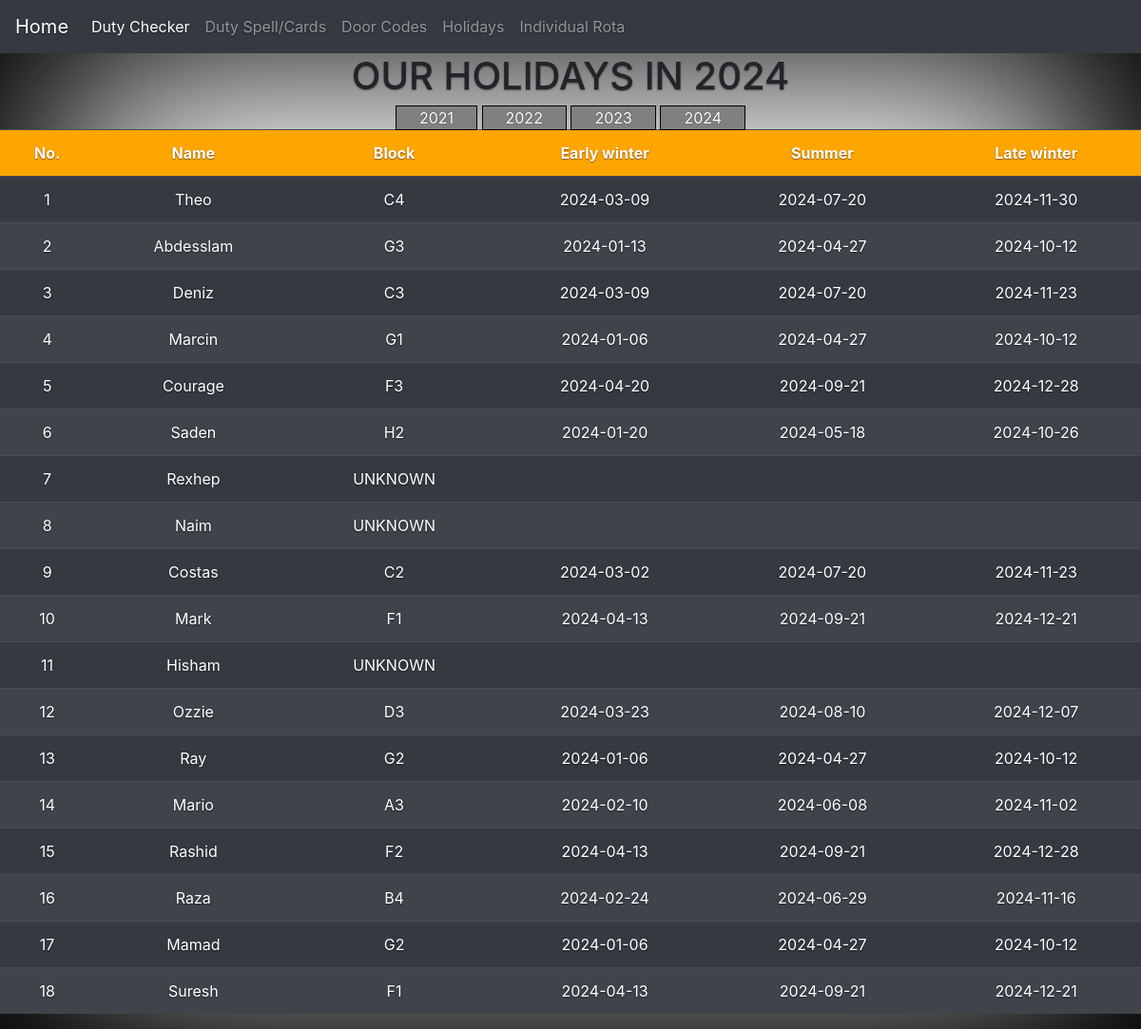
The page /holidays/2024 on the database its author committed.
### tables this page shows
CREATE TABLE "drivers" (
	"rota_line"	INTEGER UNIQUE,
	"first"	TEXT,
	"last"	TEXT,
	"hol_block"	TEXT,
	PRIMARY KEY("rota_line"),
	FOREIGN KEY("hol_block") REFERENCES "early_winter"("block")
);

CREATE TABLE "early_winter" (
	"block"	TEXT,
	"2021"	NUMERIC,
	"2022"	NUMERIC,
	"2023"	NUMERIC,
	"2024"	NUMERIC,
	"summer_id"	TEXT,
	FOREIGN KEY("block") REFERENCES "late_winter"("block"),
	FOREIGN KEY("summer_id") REFERENCES "summer"("block"),
	PRIMARY KEY("block")
);

### flask_app.py (the view)
@app.route("/holidays/<year>")
def holidays(year):
    if year not in ('2021', '2022', '2023', '2024'):
        year = '2021'
    year = str(year)
    early = f"e.'{year}'"
    summer = f"s.'{year}'"
    late = f"l.'{year}'"
    c.execute(f'''SELECT d.rota_line, d.first, e.block, {early}, {summer}, {late}
    			 FROM early_winter AS e INNER JOIN summer AS s ON s.block = e.summer_id
    			 INNER JOIN late_winter AS l ON l.block = e.block
                 JOIN drivers AS d ON d.hol_block = e.block
    			 ORDER BY d.rota_line''')
    datas = c.fetchall()
    return render_template("holidays.html", datas=datas, year=year)

### templates/holidays.html
{% extends "layout.html" %}
{% block content %}
<div class="subpage">
 <h1>OUR HOLIDAYS IN {{ year }}</h1>
    <span>
        <a href="/holidays/2021">2021</a>
        <a href="/holidays/2022">2022</a>
        <a href="/holidays/2023">2023</a>
        <a href="/holidays/2024">2024</a>
    </span>
    <div class="table-responsive">
    <table class="table table-striped table-dark">
        <tr id="code-hol-head">
            <th>No.</th>
            <th>Name</th>
            <th>Block</th>
            <th>Early winter</th>
            <th>Summer</th>
            <th>Late winter</th>
        </tr>
        {% for i in range(0, 18)%}
        <tr>
            <td>{{ datas[i][0] }}</td>
            <td>{{ datas[i][1] }}</td>
            <td>{{ datas[i][2] }}</td>
            <td>{{ datas[i][3] }}</td>
            <td>{{ datas[i][4] }}</td>
            <td>{{ datas[i][5] }}</td>
        </tr>
        {% endfor %}
    </table>
    </div>
</div>
{% endblock content %}

### static/css/style.css (style rules this page uses)
html, body { text-align: center; text-shadow: 0 .05rem .1rem rgba(0, 0, 0, .5); box-shadow: inset 0 0 20rem rgba(0, 0, 0, 1); }
.subpage { text-align: center; }
div.subpage a { background-color: grey; color: white; padding: .1em 1.5em; text-decoration: none; border: .05rem solid black; }
#code-hol-head { background-color: orange; }

### rows shown on the page
drivers: rota_line "1", first "Theo"
early_winter: block "C4"
drivers: rota_line "2", first "Abdesslam"
early_winter: block "G3"
drivers: rota_line "3", first "Deniz"
early_winter: block "C3"
drivers: rota_line "4", first "Marcin"
early_winter: block "G1"
drivers: rota_line "5", first "Courage"
early_winter: block "F3"
drivers: rota_line "6", first "Saden"
early_winter: block "H2"
drivers: rota_line "7", first "Rexhep"
early_winter: block "UNKNOWN" "UNKNOWN" "UNKNOWN"
drivers: rota_line "8", first "Naim"
drivers: rota_line "9", first "Costas"
early_winter: block "C2"
drivers: rota_line "10", first "Mark"
early_winter: block "F1" "F1"
drivers: rota_line "11", first "Hisham"
drivers: rota_line "12", first "Ozzie"
early_winter: block "D3"
drivers: rota_line "13", first "Ray"
early_winter: block "G2" "G2"
drivers: rota_line "14", first "Mario"
early_winter: block "A3"
drivers: rota_line "15", first "Rashid"
early_winter: block "F2"
drivers: rota_line "16", first "Raza"
early_winter: block "B4"
drivers: rota_line "17", first "Mamad"
drivers: rota_line "18", first "Suresh"

### other values the page prints
{{ year }} "2024"
{{ datas[i][3] }} "2024-03-09" "2024-01-13" "2024-03-09" "2024-01-06" "2024-04-20" "2024-01-20" "2024-03-02" "2024-04-13" "2024-03-23" "2024-01-06" "2024-02-10" "2024-04-13" "2024-02-24" "2024-01-06" "2024-04-13"
{{ datas[i][4] }} "2024-07-20" "2024-04-27" "2024-07-20" "2024-04-27" "2024-09-21" "2024-05-18" "2024-07-20" "2024-09-21" "2024-08-10" "2024-04-27" "2024-06-08" "2024-09-21" "2024-06-29" "2024-04-27" "2024-09-21"
{{ datas[i][5] }} "2024-11-30" "2024-10-12" "2024-11-23" "2024-10-12" "2024-12-28" "2024-10-26" "2024-11-23" "2024-12-21" "2024-12-07" "2024-10-12" "2024-11-02" "2024-12-28" "2024-11-16" "2024-10-12" "2024-12-21"
